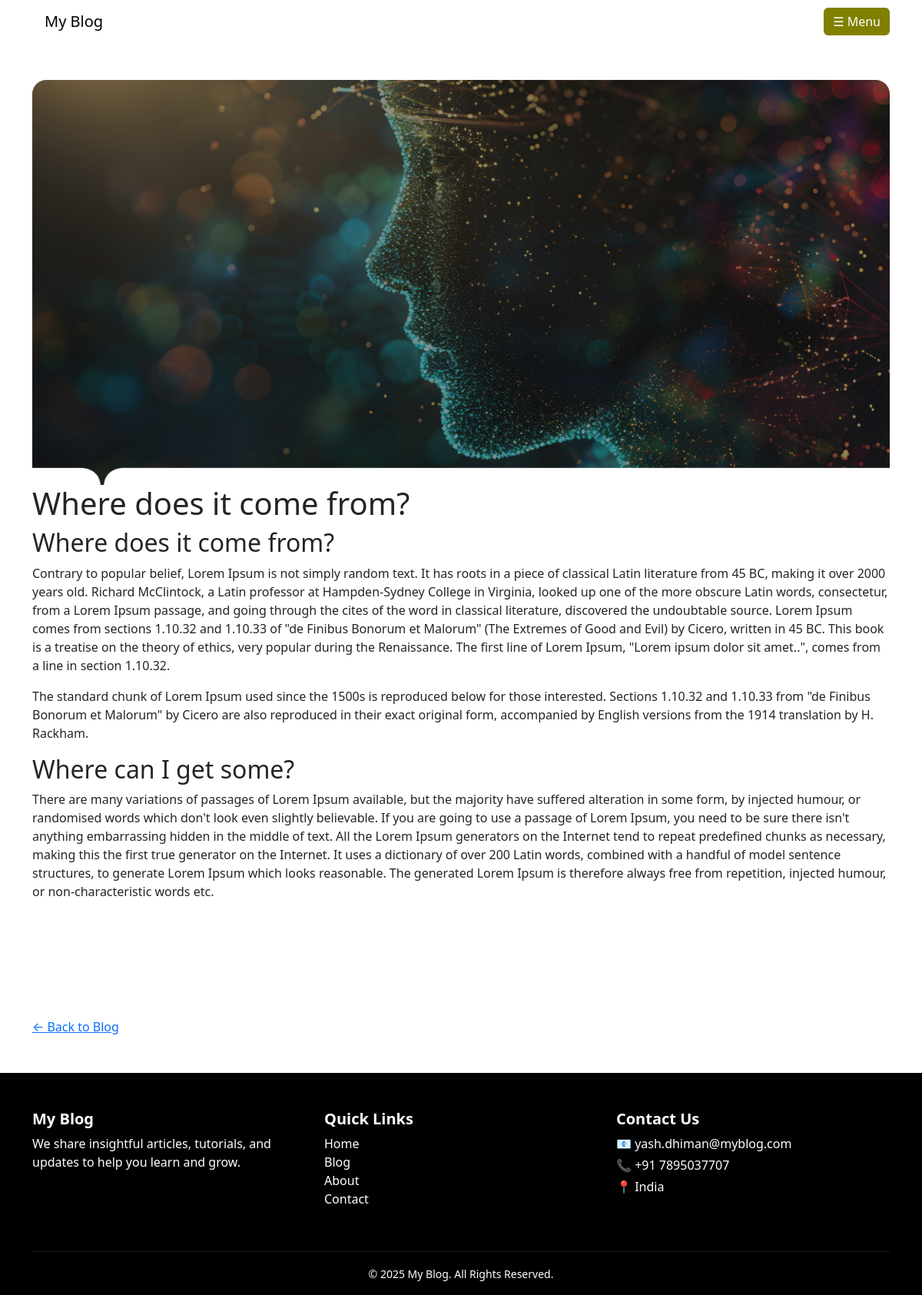
The app's page /blog/Add New Blog Post with its own data.
### tables this page shows
CREATE TABLE posts (
            id INTEGER PRIMARY KEY AUTOINCREMENT,
            title TEXT NOT NULL,
            slug TEXT NOT NULL UNIQUE,
            content TEXT NOT NULL,
            thumbnail TEXT,
            created_at TIMESTAMP DEFAULT CURRENT_TIMESTAMP
        );

### main_app/routes.py (the view)
@main_bp.route("/blog/<slug>")
def blog_detail(slug):
    conn = get_db()
    post = conn.execute("SELECT * FROM posts WHERE slug=?", (slug,)).fetchone()
    conn.close()
    if not post:
        abort(404)
    return render_template("blog_detail.html", post=post)

### main_app/routes.py (called while the page is built)
def get_db():
    conn = sqlite3.connect(DB_NAME)
    conn.row_factory = sqlite3.Row
    return conn

### main_app/templates/blog_detail.html
{% extends "base.html" %}
{% block content %}
<div class="container pt-5 pb-5">
{% if post.thumbnail %}
    <img src="{{ url_for('admin.static', filename='images/' + post['thumbnail']) }}" alt="{{ post.title }}" style="max-width:100%;">
{% endif %}
<h1>{{ post.title }}</h1>
<div>
    {{ post.content|safe }}
</div>
</div>
<div class="container pt-5 pb-5">
<a href="{{ url_for('main.blog_detail', slug=post['slug']) }}">← Back to Blog</a>
</div>
{% endblock %}

### records on screen
posts: thumbnail (picture), title "Where does it come from?", content "Where does it come from? Contrary to popular belief, Lorem Ipsum is not simply random text. It has roots in a piece of classical Latin literature from 45 BC, making it over 2000 years old. Richard McClintock, a Latin professor at Hampden-Sydney College in Virginia, looked up one of the more obscure Latin words, consectetur, from a Lorem Ipsum passage, and going through the cites of the word in classical literature, discovered the undoubtable source. Lorem Ipsum comes from sections 1.10.32 and 1.10.33 of \"de Finibus Bonorum et Malorum\" (The Extremes of Good and Evil) by Cicero, written in 45 BC. This book is a treatise on the theory of ethics, very popular during the Renaissance. The first…"

### other values on screen
{{ year if year else "2025" }} "2025"
